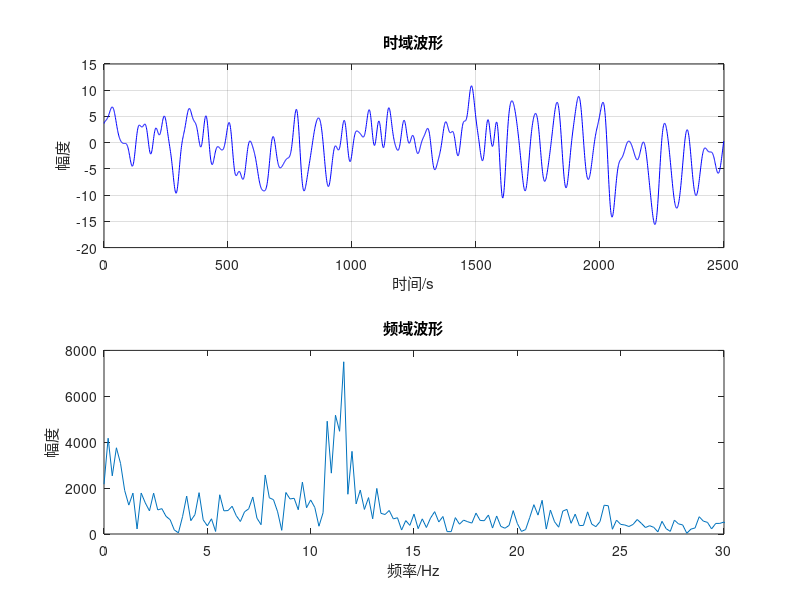

Reproduce this figure in MATLAB.
clc;
clear;
%加载数据
load EEG.mat
N=length(EEG);fs=1000;
range=(0:1:N/2-1)*fs/N;
%dft
Z=fft(EEG);
%作图
subplot(2,1,1),plot(range*N/fs,EEG(1:1:0.5*N),'b');
title('时域波形');xlabel('时间/s');
ylabel('幅度');grid on;
subplot(2,1,2),plot(range,abs(Z(1:1:0.5*N)));
title('频域波形');xlabel('频率/Hz');
ylabel('幅度');
xlim([0,30]);
